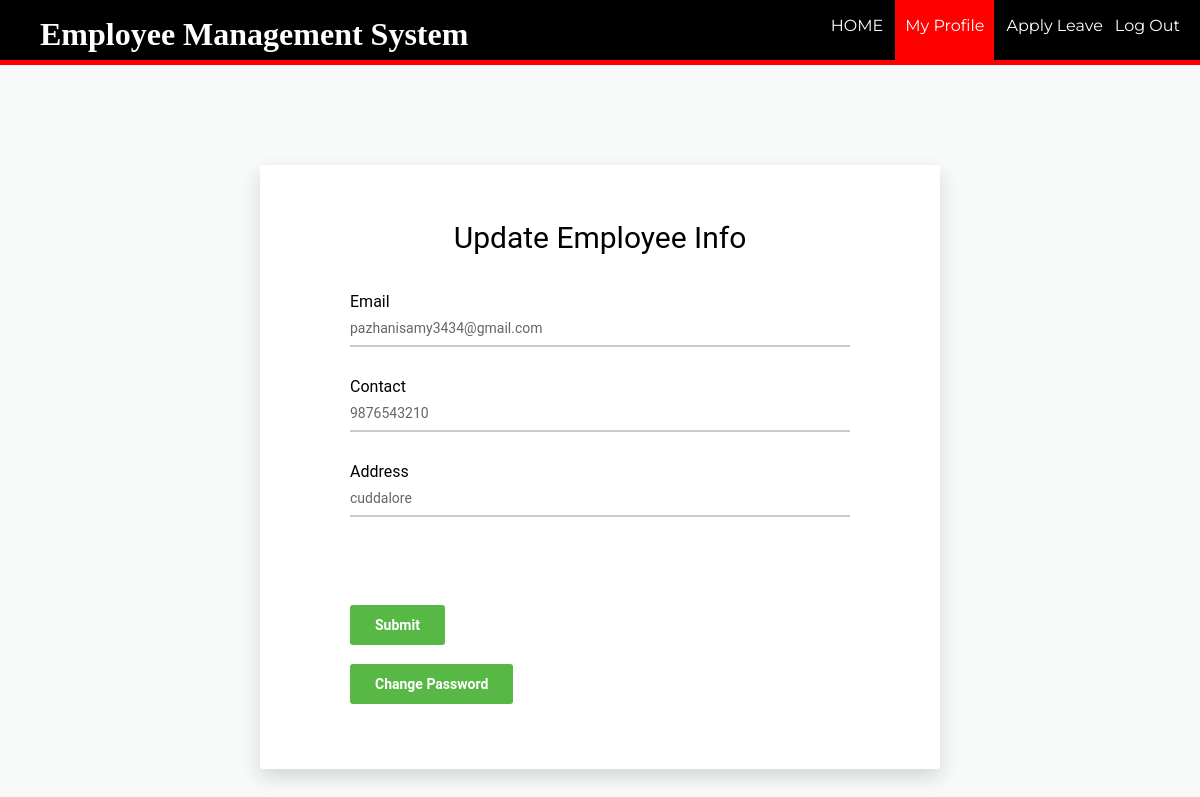
Page /myprofileup.php?id=2 on the committed database.
### tables this page shows
CREATE TABLE `employee` (
  `id` int(11) NOT NULL,
  `firstName` varchar(100) NOT NULL,
  `lastName` varchar(100) NOT NULL,
  `email` varchar(100) NOT NULL,
  `password` text NOT NULL,
  `birthday` date NOT NULL,
  `gender` varchar(10) NOT NULL,
  `contact` varchar(20) NOT NULL,
  `nid` int(20) NOT NULL,
  `address` varchar(100) DEFAULT NULL,
  `dept` varchar(100) NOT NULL,
  `degree` varchar(100) NOT NULL,
  `pic` text NOT NULL
);

### myprofileup.php (the view, shortened to what this page needs)
<?php
require_once ('process/dbh.php');
?>
<?php
  $id = (isset($_GET['id']) ? $_GET['id'] : '');
  $sql = "SELECT * from `employee` WHERE id=$id";
  $result = mysqli_query($conn, $sql);
  if($result){
  while($res = mysqli_fetch_assoc($result)){
  $email = $res['email'];
  $contact = $res['contact'];
  $address = $res['address'];
}
}
?>
<html>
<head>
    <link rel="stylesheet" type="text/css" href="styleapply.css">
</head>
<body>
  <header>
    <nav>
      <h1 > <font face= "Times New Roman"> <b>Employee Management System</b></font></h1>
      <ul id="navli">
        <li><a class="homeblack" href="eloginwel.php?id=<?php echo $id?>">HOME</a></li>
        <li><a class="homered" href="myprofile.php?id=<?php echo $id?>">My Profile</a></li>
        <li><a class="homeblack" href="applyleave.php?id=<?php echo $id?>">Apply Leave</a></li>
        <li><a class="homeblack" href="elogin.php">Log Out</a></li>
      </ul>
    </nav>
  </header>
  <div class="divider"></div>
  <div class="page-wrapper bg-blue p-t-100 p-b-100 font-robo">
        <div class="wrapper wrapper--w680">
            <div class="card card-1">
                <div class="card-body">
                    <center><h2 class="title">Update Employee Info</h2></center>
                    <form id = "registration" action="myprofileup.php" method="POST">
                        <div class="input-group">
                          <p>Email</p>
                            <input class="input--style-1" type="email"  name="email" value="<?php echo $email;?>" readonly>
                        </div>
                        <div class="input-group">
                          <p>Contact</p>
                            <input class="input--style-1" type="number" name="contact" value="<?php echo $contact;?>">
                        </div>
                         <div class="input-group">
                          <p>Address</p>
                            <input class="input--style-1" type="text"  name="address" value="<?php echo $address;?>">
                        </div>
                        <input type="hidden" name="id" id="textField" value="<?php echo $id;?>" required="required"><br><br>
                        <div class="p-t-20">
                            <button class="btn btn--radius btn--green" type="submit" name="update">Submit</button>
                        </div>
                    </form>
                    <br>
                    <button class="btn btn--radius btn--green" onclick="window.location.href = 'changepassemp.php?id=<?php echo $id?>';">Change Password</button>
                </div>
            </div>
        </div>
    </div>
</body>
</html>

### styleapply.css (style rules this page uses)
body { margin: 0px; }
header { background: black; color: white; padding: 16px 20px 6px 40px; height: 60px; }
header h1 { display: inline; font-family: 'Lobster', cursive; font-weight: 400; font-size: 32px; float: left; margin-top: 0px; margin-right: 10px; }
nav ul { display: inline; padding: 0px; float: right; }
nav ul li { display: inline-block; list-style-type: none; color: white; float: left; margin-left: 12px; }
nav ul li a { color: white; text-decoration: none; }
#navli { font-family: 'Montserrat', sans-serif; }
.homered { background-color: red; padding: 30px 10px 25px 10px; }
.divider { background-color: red; height: 5px; }
.font-robo { font-family: "Roboto", "Arial", "Helvetica Neue", sans-serif; }
html { -webkit-box-sizing: border-box; -moz-box-sizing: border-box; box-sizing: border-box; }
* { padding: 0; margin: 0; }
*, *:before, *:after { -webkit-box-sizing: inherit; -moz-box-sizing: inherit; box-sizing: inherit; }
h1, h2, h3, h4, h5, h6, blockquote, p, pre, dl, dd, ol, ul, figure, hr, fieldset, legend { margin: 0; padding: 0; }
button { outline: none; background: none; border: none; }
.page-wrapper { min-height: 100; }
h1, h2, h3, h4, h5, h6 { font-weight: 400; }
h1 { font-size: 36px; }
h2 { font-size: 30px; }
.bg-blue { background: #F8F9F9; }
.p-t-100 { padding-top: 100px; }
.p-t-20 { padding-top: 20px; }
.p-b-100 { padding-bottom: 100px; }
.wrapper { margin: 0 auto; }
.wrapper--w680 { max-width: 680px; }
.btn { line-height: 40px; display: inline-block; padding: 0 25px; cursor: pointer; font-family: "Roboto", "Arial", "Helvetica Neue", sans-serif; color: #fff; -webkit-transition: all 0.4s ease; -o-transition: all 0.4s ease; -moz-transition: all 0.4s ease; transition: all 0.4s ease; font-size: 14px; font-weight: 700; }
.btn--radius { -webkit-border-radius: 3px; -moz-border-radius: 3px; border-radius: 3px; }
.btn--green { background: #57b846; }
input { outline: none; margin: 0; border: none; -webkit-box-shadow: none; -moz-box-shadow: none; box-shadow: none; width: 100%; font-size: 14px; font-family: inherit; }
.input-group { position: relative; margin-bottom: 30px; border-bottom: 2px solid #ccc; }
.input--style-1 { padding: 9px 0; color: #666; }
.title { margin-bottom: 37px; }
.card { overflow: hidden; -webkit-border-radius: 3px; -moz-border-radius: 3px; border-radius: 3px; background: #fff; }
.card-1 { -webkit-box-shadow: 0px 8px 20px 0px rgba(0, 0, 0, 0.15); -moz-box-shadow: 0px 8px 20px 0px rgba(0, 0, 0, 0.15); box-shadow: 0px 8px 20px 0px rgba(0, 0, 0, 0.15); }
.card-1 .card-body { padding: 0 90px; padding-top: 55px; padding-bottom: 65px; }

### rows in the picture
employee: email "pazhanisamy3434@gmail.com", contact "9876543210", address "cuddalore"
